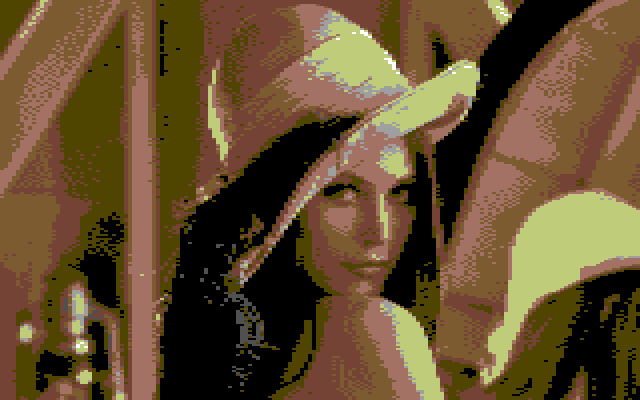
%> input picture Practica2/imagenes/lena8bits.png, 640 x 400 px
$ octave Binarizaciom.m   (GNU Octave 9; MATLAB toolbox functions it lacks are replaced by stand-ins)
%> lines starting %> are read from the running program, lines starting %| are printed output that depends on the picture; in (x1, y1, x2, y2) boxes, pixels count from 0 and x2, y2 are one past the last pixel; in counts of white or black regions, pixels touching at a corner belong together; the program's own positions count from 1
clear all;close all;clc
Imagen=imread("./imagenes/lena8bits.png");
%> Imagen is the input picture: size 400x640x3 uint8; mean R, G, B 101.1, 79, 46.2
figure;
image(Imagen);
grises=Imagen(:,:,1)+Imagen(:,:,2)+Imagen(:,:,3);
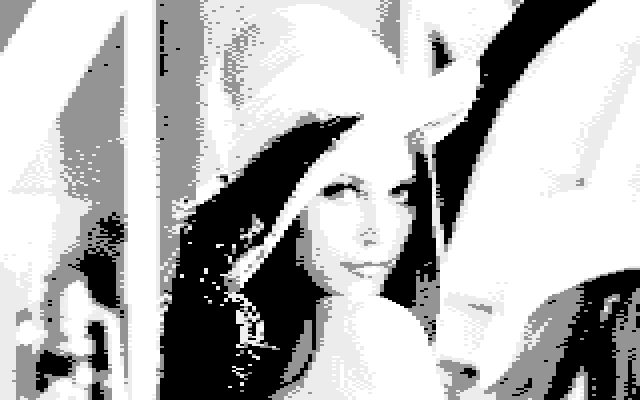
%> grises: size 400x640 uint8; min 0, max 255, mean 180.8
Binarizacion=255*(grises<200);
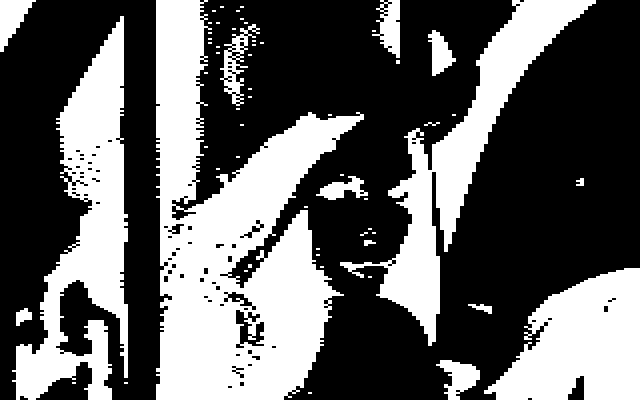
%> Binarizacion: size 400x640 double; 38.4% white; 60 white regions (45 under 20 px), largest, box (x1, y1, x2, y2) and area: (156, 0, 364, 400) 42520, (12, 16, 128, 400) 19176, (340, 0, 596, 346) 16840
figure;
image(Binarizacion);
colormap(gray(256));
